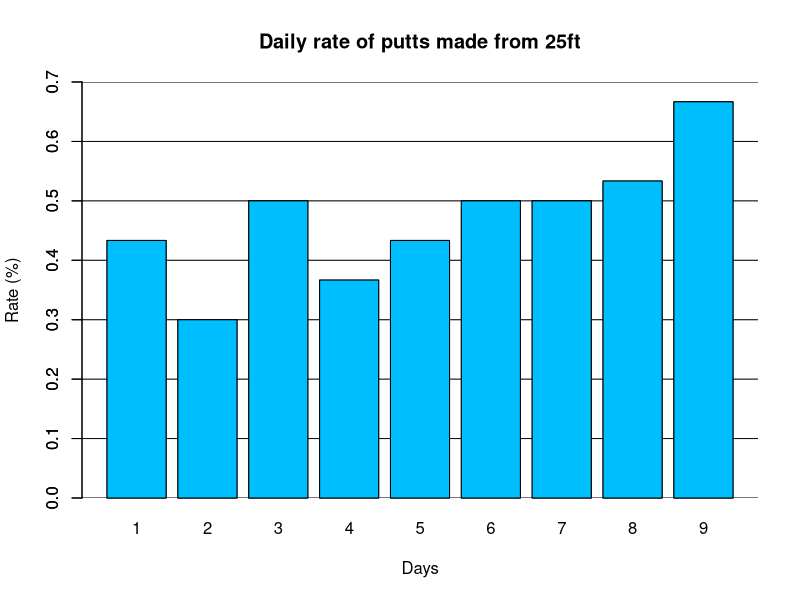
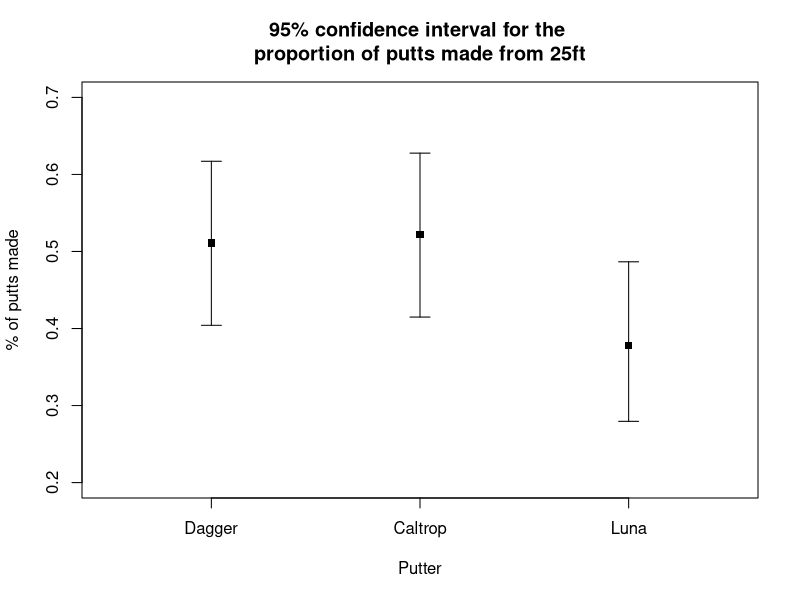
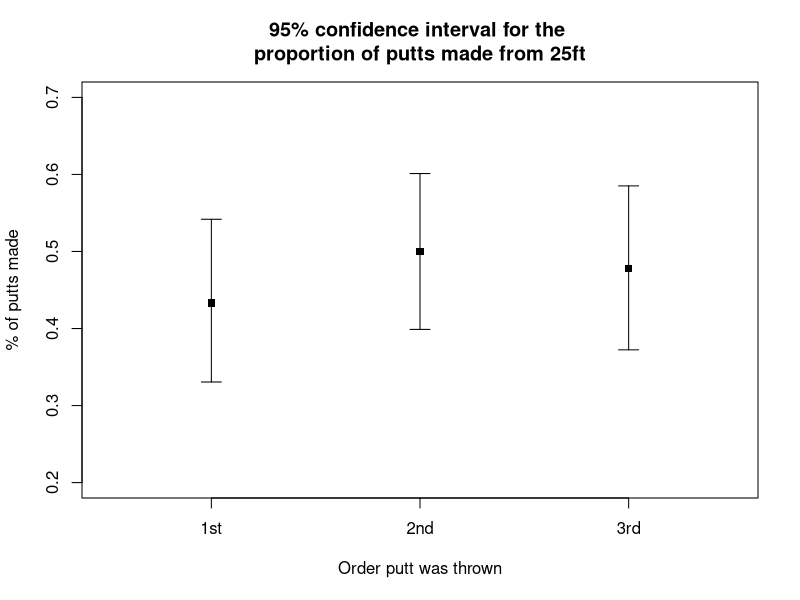

Source code (R) for these figures, in order:
library(dplyr)

df = read.csv('data.csv')

#plot daily putting rate
num_made = df$dagger + df$luna + df$caltrop
daily_rate = c()
for (i in seq(1, nrow(df), 10)){
    tot_putts_made = 0.0
    for (j in 0:9){
        tot_putts_made = tot_putts_made + num_made[i+j]
    }
    daily_rate = c(daily_rate, tot_putts_made / 30.0)
}
out = 'Daily_Rate.pdf'
if (file.exists(out)) {file.remove(out)}
pdf(file=out, width=7, height=5, onefile=FALSE)
plot.new()
barplot(daily_rate, 
    main='Daily rate of putts made from 25ft',
    xlab='Days',
    ylab='Rate (%)',
    ylim=c(0,.7))
abline(h=c(0,.1,.2,.3,.4,.5,.6,.7), col='black', lty=1, lwd=1)
barplot(daily_rate, 
    add=TRUE,
    names.arg=c(1:length(daily_rate)),
    col='deepskyblue')
dev.off()

#plot confidence intervals for each putters proportion of makes
dagger.test = prop.test(sum(df$dagger), nrow(df), conf.level=0.95)
caltrop.test = prop.test(sum(df$caltrop), nrow(df), conf.level=0.95)
luna.test = prop.test(sum(df$luna), nrow(df), conf.level=0.95)
out = 'Putter_Rate.pdf'
if (file.exists(out)) {file.remove(out)}
pdf(file=out, width=5, height=5, onefile=FALSE)
plot.new()
plot(c(1:3), c(dagger.test$estimate, caltrop.test$estimate, luna.test$estimate),
    ylim=c(0.2,0.7),
    xlim=c(0.5,3.5),
    xaxt='n',
    main='95% confidence interval for the \nproportion of putts made from 25ft',
    ylab='% of putts made',
    xlab='Putter',
    pch=15)
axis(1, at=c(1,2,3), labels=c('Dagger', 'Caltrop', 'Luna'))
arrows(1, dagger.test$conf.int[1], 1, dagger.test$conf.int[2], length=0.1, angle=90, code=3)
arrows(2, caltrop.test$conf.int[1], 2, caltrop.test$conf.int[2], length=0.1, angle=90, code=3)
arrows(3, luna.test$conf.int[1], 3, luna.test$conf.int[2], length=0.1, angle=90, code=3)
dev.off()

#2 proportion Z test to see if Dagger differs from Luna
test = prop.test(x=c(sum(df$dagger),sum(df$luna)), n=c(nrow(df),nrow(df)))
print(test)

#plot confidence intervals for proportion of makes based on order
df1 = data.frame(matrix(ncol=3, nrow=nrow(df)))
for (i in 1:nrow(df)){
    for (j in 1:3){
        if (substr(df$order[i], j, j) == 'C'){
            df1[i,j] = df$caltrop[i]
        }
        if (substr(df$order[i], j, j) == 'D'){
            df1[i,j] = df$dagger[i]
        }
        if (substr(df$order[i], j, j) == 'L'){
            df1[i,j] = df$luna[i]
        }
    }
} 
first.test = prop.test(sum(df1[1]), nrow(df1), conf.level=0.95)
second.test = prop.test(sum(df1[2]), nrow(df1), conf.level=0.95)
third.test = prop.test(sum(df1[3]), nrow(df1), conf.level=0.95)
out = 'Order_Rate.pdf'
if (file.exists(out)) {file.remove(out)}
pdf(file=out, width=5, height=5, onefile=FALSE)
plot.new()
plot(c(1:3), c(first.test$estimate, second.test$estimate, third.test$estimate),
    ylim=c(0.2,0.7),
    xlim=c(0.5,3.5),
    xaxt='n',
    main='95% confidence interval for the \nproportion of putts made from 25ft',
    ylab='% of putts made',
    xlab='Order putt was thrown',
    pch=15)
axis(1, at=c(1,2,3), labels=c('1st', '2nd', '3rd'))
arrows(1, first.test$conf.int[1], 1, first.test$conf.int[2], length=0.1, angle=90, code=3)
arrows(2, second.test$conf.int[1], 2, second.test$conf.int[2], length=0.1, angle=90, code=3)
arrows(3, third.test$conf.int[1], 3, third.test$conf.int[2], length=0.1, angle=90, code=3)
dev.off()

